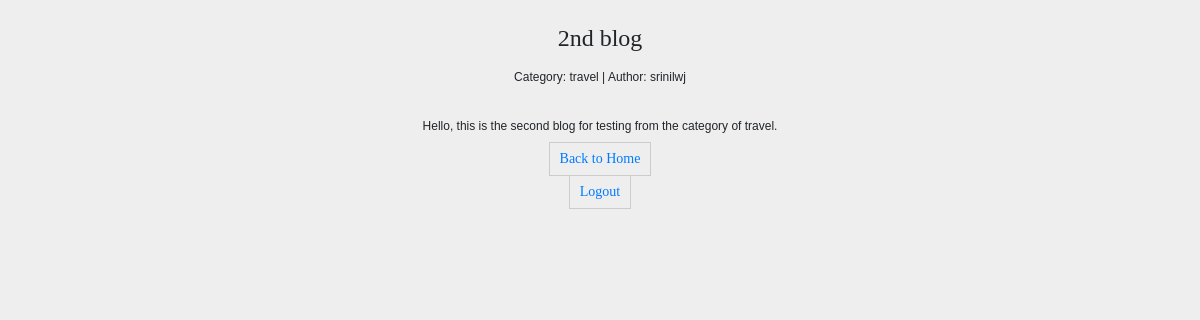
The app's page /viewblog/2 with its own data.
### users/models.py (models this page shows, shortened)
class Blog(models.Model):
    title = models.CharField(max_length=80)
    category = models.CharField(max_length=80)
    author = models.ForeignKey(Signup, on_delete=models.CASCADE)
    content = models.CharField(max_length=3000)

class Signup(models.Model):
    first_name = models.CharField(max_length = 50)
    last_name = models.CharField(max_length = 50)
    username = models.CharField(max_length = 50)
    email_address = models.EmailField(max_length = 50)
    password = models.CharField(max_length = 50)
    confirm_password = models.CharField(max_length = 50)
    def __str__(self):
        return self.username

### users/views.py (the view)
# urls.py: path('viewblog/<int:id>', views.Viewblogview, name = 'view-blog'),
def Viewblogview(request, id):
    blog = Blog.objects.get(id = id)
    return render(request, 'users/view-blog.html', {'blog': blog})

### templates/users/view-blog.html (shortened to what this page needs)
<html>
<head>
    {% load staticfiles %}
    <link rel="stylesheet" href="https://maxcdn.bootstrapcdn.com/bootstrap/4.3.1/css/bootstrap.min.css">
    <link rel="stylesheet" href="{% static 'css/style.css' %}"/>
</head>
<body>
<center>
    <h1>{{ blog.title }}</h1>
    <br>
    <p>Category: {{ blog.category }} | Author: {{ blog.author }}</p>
    <br>
    <p>{{ blog.content }}</p>
    <a href="/home/user" class="button">Back to Home</a>
</center>
<br>
<center><a href="/" class="button">Logout</a></center>
</body>
</html>

### static/css/style.css (style rules this page uses)
body { font:12px/1.4 Verdana,Arial; background:#eee; height:100%; margin:25px 0; padding:0 }
h1 { font:24px Georgia,Verdana; margin:0 }
p { margin-top:0 }
.button { font:14px Georgia,Verdana; margin-bottom:10px; padding:8px 10px 9px; border:1px solid #ccc; background:#eee; cursor:pointer }

### records on screen
Blog: title "2nd blog", category "travel", author "srinilwj", content "Hello, this is the second blog for testing from the category of travel."
